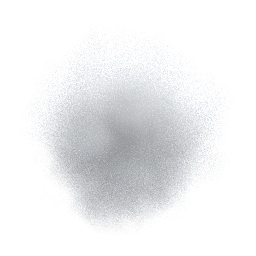
#> input picture updates/v0.29.1_blast/puff.png, 256 x 256 px, found by its file name
$ python sim_barham.py
#> lines starting #> are read from the running program, lines starting #| are printed output that depends on the picture
# Python copy of ModWreckArt's 3D blast (Tick/Puff/Bang) with a crude splat renderer, for a preview.
import numpy as np, math, random, sys
from PIL import Image
random.seed(3); np.random.seed(3)
R=16.5; PuffLife=9.0; Streamers=8; Wreck=6; Sparks=100; light=1.0
puff=np.array(Image.open('/tmp/claude-0/puff/puff.png')).astype(float)/255
def rr(a,b): return random.uniform(a,b)
def onsphere():
    v=np.random.normal(size=3); return v/np.linalg.norm(v)
P=[]  # particles: sys, born, pos, vel, size, life, col
def emit(s,t,p,v,size,life,col): P.append((s,t,np.array(p,float),np.array(v,float),size,life,np.array(col,float)))
def head(az,el,reach,drag,g):
    az,el=math.radians(az),math.radians(el)
    d=np.array([math.cos(el)*math.sin(az), math.sin(el), math.cos(el)*math.cos(az)])
    return dict(p=d*R*0.12, v=d*reach*drag*1.05, drag=drag,g=g,reach=reach,dist=0.,next=0.,age=0.,wreck=False)
heads=[]
for i in range(Streamers):
    heads.append(head(rr(0,360), 3+77*random.random()**1.4, R*0.45*rr(0.7,1.3), rr(1.1,1.5), R*rr(0.08,0.15)))
for i in range(Wreck):
    h=head(rr(0,360), rr(10,60), R*rr(1.1,1.7), rr(0.8,1.1), R*0.3); h['wreck']=True; heads.append(h)
def lerp(a,b,t): return a+(b-a)*t
def Puff(h,at,t):
    f=min(1,h['dist']/max(0.01,h['reach'])); drift=h['v']*0.06+np.array([0,R*0.012,0])
    if h['wreck']:
        g=rr(0.38,0.5); emit('s',t,at,drift,R*rr(0.016,0.024),PuffLife*rr(0.6,0.9),(g,g*.96,g*.93,1)); return
    size=R*lerp(0.045,0.022,f)*rr(0.7,1.3); heat=max(0,min(1,1-h['age']/3))
    c=lerp(np.array([0.28,0.27,0.26,1]), np.array([0.75,0.6,0.42,1]), heat*rr(0.6,1))
    emit('s',t,at,drift,size,PuffLife*rr(0.7,1.15)*(1-0.35*f),c)
    if heat>0.05: emit('g',t,at,h['v']*0.2,size*1.4,0.45,(1,0.78,0.4,heat))
# bang
for i in range(16):
    p=np.random.uniform(-1,1,3)*R*0.15; p[1]=abs(p[1])+R*0.05; emit('g',0,p,(0,0,0),R*rr(0.5,0.9),rr(0.6,1.5),(1,.85,.6,1))
for i in range(140):
    d=onsphere(); d[1]=abs(d[1])*0.7+0.05; v=d*R*rr(0.05,0.2)+np.array([0,R*0.03,0]); w=rr(0.85,1); emit('b',0,d*R*rr(0.03,0.22),v,R*rr(0.22,0.4),PuffLife*rr(1.2,1.8),(1,w,w,1))
for i in range(40):
    d=onsphere(); d[1]=abs(d[1])*0.5+0.1; g=rr(0.7,0.85)
    emit('s',0,d*R*rr(0.15,0.3),d*R*rr(0.08,0.16),R*rr(0.18,0.3),PuffLife*rr(1.2,1.7),(g,g*.97,g*.93,1))
for i in range(50):
    d=onsphere(); d[1]=abs(d[1])*0.9+0.15; emit('c',0,d*R*0.08,d/np.linalg.norm(d)*R*rr(0.3,1),R*rr(0.008,0.03),rr(3,6),(0.12,0.115,0.11,1))
for i in range(30):
    a=rr(0,6.2832); d=np.array([math.cos(a),0,math.sin(a)]); g=rr(0.75,0.9)
    emit('s',0,d*R*0.18+np.array([0,R*0.03,0]),d*R*rr(0.1,0.18),R*rr(0.15,0.25),PuffLife*rr(0.6,0.9),(g,g*.97,g*.95,1))
for i in range(Sparks):
    d=onsphere(); d[1]=abs(d[1])*0.9+0.1; d/=np.linalg.norm(d); emit('k',0,d*R*0.03,d*R*rr(0.4,1.3),R*rr(0.006,0.012),rr(1,2.6),(1,.9,.7,1))
T=float(sys.argv[1]) if len(sys.argv)>1 else 2.0
t=0.; dt=1/30.; cloud=0.; fire=0.
while t<T:
    t+=dt
    if t<6:
        cloud+=dt*24
        while cloud>=1:
            cloud-=1; p=onsphere()*R*0.2*random.random()**(1/3); p[0]*=1.8; p[2]*=1.8; p[1]=abs(p[1])*0.7+R*(0.08+0.05*t)
            hot=max(0,min(1,1-t/2.5)); k=lerp(0.55,1,hot); col=(k,k,k,1)
            emit('b',t,p,(p[0]*0.25,R*rr(0.08,0.16),p[2]*0.25),R*rr(0.25,0.4),PuffLife*rr(1.5,2.1),col)
    if t<3.5:
        fire+=dt*22
        while fire>=1:
            fire-=1; p=onsphere()*R*0.25*random.random()**(1/3); p[1]=abs(p[1])*0.8+R*0.03
            emit('g',t,p,(p[0]*0.4,R*0.06,p[2]*0.4),R*rr(0.15,0.35),rr(0.4,0.8),(1,0.78,0.4,1-t/3.5))
    for h in list(heads):
        hid=id(h)
        left=dt; dead=False
        while left>0 and not dead:
            s=min(left,0.04); left-=s; h['age']+=s; p0=h['p'].copy()
            h['v']=h['v']*math.exp(-h['drag']*s); h['v'][1]-=h['g']*s; h['p']=h['p']+h['v']*s
            step=np.linalg.norm(h['p']-p0); sp=R*(0.045 if h['wreck'] else 0.042)
            while h['dist']+step>=h['next']:
                k=(h['next']-h['dist'])/step if step>1e-4 else 1
                Puff(h,p0+(h['p']-p0)*min(1,max(0,k)),t); h['next']+=sp
            h['dist']+=step
            if h['p'][1]<0 or h['dist']>=h['reach'] or h['age']>4 or np.linalg.norm(h['v'])<h['reach']*0.06: dead=True
        if dead: heads[:]=[x for x in heads if id(x)!=hid]
# render: camera at distance D, height H, looking at (0, R*0.3, 0), perspective
W,Hh=1280,720; img=np.zeros((Hh,W,3));
sky=np.linspace(0,1,Hh)[:,None,None]; img[:]=np.array([0.42,0.6,0.85])*(1-sky*0.3)+0
hor=int(Hh*0.62); img[hor:]=np.array([0.1,0.2,0.3])
cam=np.array([0,R*0.06,-R*3.0]); fov=55; fpx=W/2/math.tan(math.radians(fov/2))
def proj(p):
    q=p-cam;
    if q[2]<=0.1: return None
    return W/2+q[0]/q[2]*fpx, hor-q[1]/q[2]*fpx+ (cam[1]/q[2]*fpx)*0, fpx/q[2]
items=[]
for s,tb,p,v,size,life,col in P:
    age=t-tb
    if age<0 or age>life: continue
    a=age/life; pos=p+v*age
    if s=='k': pos=pos+np.array([0,-0.5*0.35*R*age*age,0])
    if s=='c': pos=pos+np.array([0,-0.5*0.5*R*age*age,0])
    if s=='b':
        sz=size*np.interp(a,[0,0.15,1],[0.5,1,1.6])
        cm=np.array([np.interp(a,[0,.1,.24,1],[1,.85,.16,.4]),np.interp(a,[0,.1,.24,1],[.85,.55,.155,.4]),np.interp(a,[0,.1,.24,1],[.5,.3,.15,.4])])
        al=np.interp(a,[0,0.02,0.6,1],[0,1,0.9,0])
    elif s=='s':
        sz=size*np.interp(a,[0,0.12,1],[0.45,1,1.9])
        cm=np.array([np.interp(a,[0,0.3,1],[1,.85,.75])]*3)
        al=np.interp(a,[0,0.03,0.5,1],[0,1,0.85,0])
    elif s=='c':
        sz=size; cm=np.ones(3); al=1
    else:
        sz=size*(np.interp(a,[0,1],[1,0.35]) if s=='g' else 1)
        cm=np.array([1,np.interp(a,[0,.4,1],[1,.6,.15]),np.interp(a,[0,.4,1],[1,.3,.05])]) if s=='g' else np.array([1,np.interp(a,[0,1],[1,.45]),np.interp(a,[0,1],[1,.15])])
        al=np.interp(a,[0,1],[1,0]) if s=='g' else np.interp(a,[0,.6,1],[1,1,0])
    pr=proj(pos)
    if pr is None or pos[1]<-0.5: continue
    items.append((np.linalg.norm(pos-cam),s,pr,sz,col[:3]*cm,col[3]*al))
items.sort(key=lambda x:-x[0])
from PIL import Image as I
pt=I.open('/tmp/claude-0/puff/puff.png')
#> pt is the input picture: PIL image 256x256 RGBA; mean R, G, B, A 103.6, 105.1, 106.7, 71.2
glow=np.zeros((64,64)); yy,xx=np.mgrid[0:64,0:64]; glow=np.clip(1-np.hypot(xx-31.5,yy-31.5)/32,0,1)**2
for d,s,(x,y,sc),sz,c,al in items:
    rpx=max(1,int(sz*sc/2)) if s!='k' else max(1,int(sz*sc*1.5))
    x0,y0=int(x-rpx),int(y-rpx); n=2*rpx
    if x0>=W or y0>=Hh or x0+n<0 or y0+n<0 or n>2000: continue
    if s=='c': rgb=np.ones((n,n,3))*c; a=np.ones((n,n))*al
    elif s in 'sb': tex=np.array(pt.resize((n,n)))/255.; rgb=tex[...,:3]*c; a=tex[...,3]*al
    else: g=np.array(I.fromarray((glow*255).astype('uint8')).resize((n,n)))/255.; rgb=g[...,None]*c; a=g*al
    xa,ya=max(0,x0),max(0,y0); xb,yb=min(W,x0+n),min(Hh,y0+n)
    sub=(slice(ya-y0,yb-y0),slice(xa-x0,xb-x0)); dst=img[ya:yb,xa:xb]
    if s in 'sbc': dst[:]=dst*(1-a[sub][...,None])+rgb[sub]*a[sub][...,None]
    else: dst[:]=np.minimum(1,dst+rgb[sub]*a[sub][...,None])
#> this loop made 548 passes
#> a on passes 6, 7, 38: [[0, 0], [0, 0]], [[0.356, 0.364], [0.376, 0.376]], [[0.269, 0.275], [0.284, 0.284]]
img[hor:]=np.where(img[hor:]>0, img[hor:], img[hor:]); img[hor+2:]=np.array([0.1,0.2,0.3])*1.0  # sea hides below
I.fromarray((np.clip(img,0,1)*255).astype('uint8')).save('/tmp/claude-0/puff/s3_%.1f.png'%T)
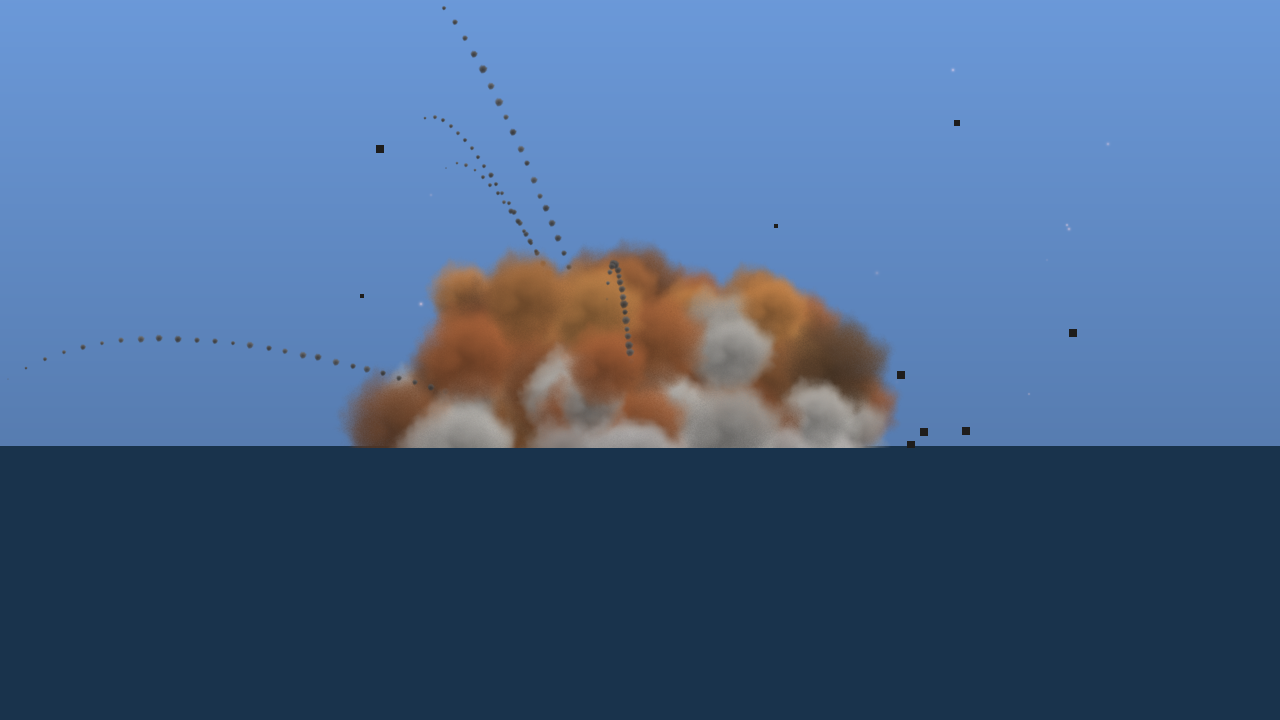
#> saved as s3_2.0.png: PIL image 1280x720 RGB; mean R, G, B 73.5, 102.7, 141
print(len(P),'particles')
